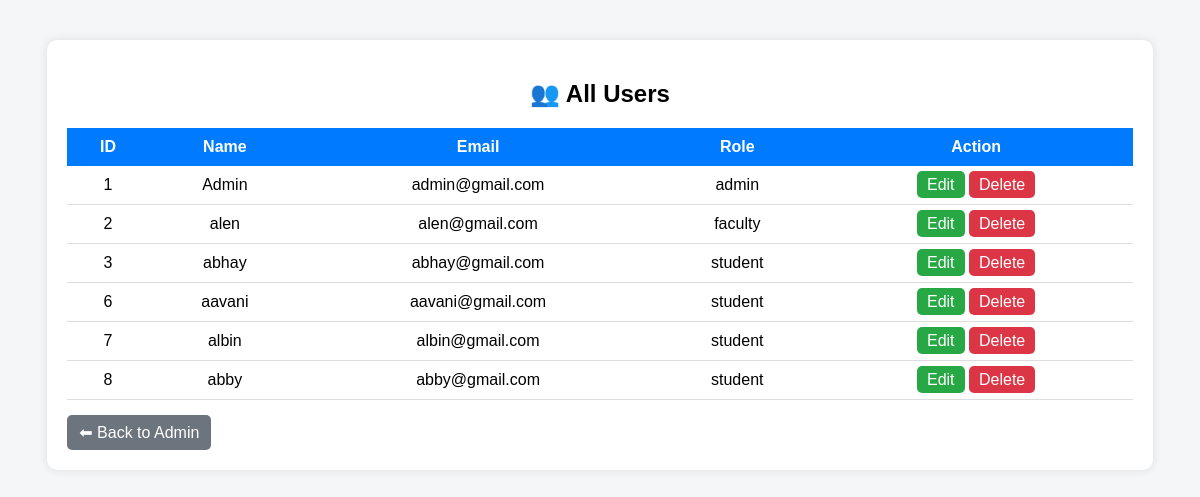
Screenshot of /view_users with the database file from the repository.
### tables this page shows
CREATE TABLE users (
    id INTEGER PRIMARY KEY AUTOINCREMENT,
    name TEXT NOT NULL,
    email TEXT UNIQUE NOT NULL,
    password TEXT NOT NULL,
    role TEXT NOT NULL
);

### app.py (the view)
@app.route("/view_users")
def view_users():
    db = get_db()
    users = db.execute("SELECT * FROM users").fetchall()
    return render_template("view_users.html", users=users)

### app.py (called while the page is built)
def get_db():
    if "db" not in g:
        g.db = sqlite3.connect(
            db_path,
            timeout=10  # waits if DB is locked
        )
        g.db.row_factory = sqlite3.Row
    return g.db

### templates/view_users.html (shortened to what this page needs)
<!DOCTYPE html>
<html>
<head>
</head>
<body>
<div class="container">
    <h2>👥 All Users</h2>
    <table>
        <tr>
            <th>ID</th>
            <th>Name</th>
            <th>Email</th>
            <th>Role</th>
            <th>Action</th>
        </tr>
        {% for user in users %}
        <tr>
            <td>{{ user.id }}</td>
            <td>{{ user.name }}</td>
            <td>{{ user.email }}</td>
            <td>{{ user.role }}</td>
            <td>
                <a href="/edit_user/{{ user.id }}" class="edit">Edit</a>
                <a href="/delete_user/{{ user.id }}"
                   class="delete"
                   onclick="return confirm('Are you sure you want to delete this user?')">
                   Delete
                </a>
            </td>
        </tr>
        {% endfor %}
    </table>
    <a href="/admin" class="back">⬅ Back to Admin</a>
</div>
</body>
</html>

### templates/view_users.html (style rules this page uses)
body { font-family: Arial; background: #f4f6f8; }
.container { width: 90%; margin: 40px auto; background: white; padding: 20px; border-radius: 10px; box-shadow: 0 0 10px rgba(0,0,0,0.1); }
h2 { text-align: center; margin-bottom: 20px; }
table { width: 100%; border-collapse: collapse; }
th { background: #007bff; color: white; padding: 10px; }
td { padding: 10px; text-align: center; border-bottom: 1px solid #ddd; }
a { text-decoration: none; padding: 5px 10px; border-radius: 5px; }
.edit { background: #28a745; color: white; }
.delete { background: #dc3545; color: white; }
.back { display: inline-block; margin-top: 15px; background: #6c757d; color: white; padding: 8px 12px; border-radius: 5px; }

### rows the page displays
users: id "1", name "Admin", email "admin@gmail.com", role "admin"
users: id "2", name "alen", email "alen@gmail.com", role "faculty"
users: id "3", name "abhay", email "abhay@gmail.com", role "student"
users: id "6", name "aavani", email "aavani@gmail.com", role "student"
users: id "7", name "albin", email "albin@gmail.com", role "student"
users: id "8", name "abby", email "abby@gmail.com", role "student"
